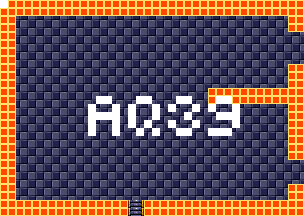

This game map was drawn from its Tiled (.tmx) file and the tilesets committed beside it. A one-line description and the trimmed map source follow:
An orthogonal 38x27 tile map with 8x8 px tiles, 4 tile layers (background, foreground, room numbers, Objects), 15 tilesets.

<map version="1.5" tiledversion="1.7.1" orientation="orthogonal" renderorder="right-down" width="38" height="27" tilewidth="8" tileheight="8" infinite="0" nextlayerid="11" nextobjectid="1">
 <tileset firstgid="1" source="tilesheets/tsKarniMata.tsx" />
 <tileset firstgid="1025" source="tilesheets/tsVoodooWasp.tsx" />
 <tileset firstgid="2049" source="tilesheets/tsBurial.tsx" />
 <tileset firstgid="3073" source="tilesheets/tsBlueTemple.tsx" />
 <tileset firstgid="4097" source="tilesheets/tsGoddess.tsx" />
 <tileset firstgid="5121" source="tilesheets/tsKonark.tsx" />
 <tileset firstgid="6145" name="sEnemies" tilewidth="8" tileheight="8" tilecount="1024" columns="32">
  <image source="../grapx/tilesheets/sObjects.bmp" trans="ff94ff" width="256" height="256" />
 </tileset>
 <tileset firstgid="7169" source="tilesheets/tsIceTemple.tsx" />
 <tileset firstgid="8193" source="tilesheets/tsLavaArea.tsx" />
 <tileset firstgid="9217" source="tilesheets/tsBossArea.tsx" />
 <tileset firstgid="10241" source="tilesheets/tsPegu.tsx" />
 <tileset firstgid="11265" source="tilesheets/sTiwanakuTemple.tsx" />
 <tileset firstgid="12289" source="tilesheets/sIndraTemple.tsx" />
 <tileset firstgid="13313" source="tilesheets/sTeleport.tsx" />
 <tileset firstgid="14337" source="tilesheets/sObjects.tsx" />
 <layer id="2" name="background" width="38" height="27">
  <data>[1026 cells, 1026 non-empty, 2 distinct tile ids]</data>
 </layer>
 <layer id="1" name="foreground" width="38" height="27">
  <data>[1026 cells, 250 non-empty, 3 distinct tile ids]</data>
 </layer>
 <layer id="7" name="room numbers" width="38" height="27">
  <data>[1026 cells, 43 non-empty, 1 distinct tile ids]</data>
 </layer>
 <layer id="10" name="Objects" width="38" height="27">
  <data>[1026 cells, 0 non-empty, 0 distinct tile ids]</data>
 </layer>
</map>
